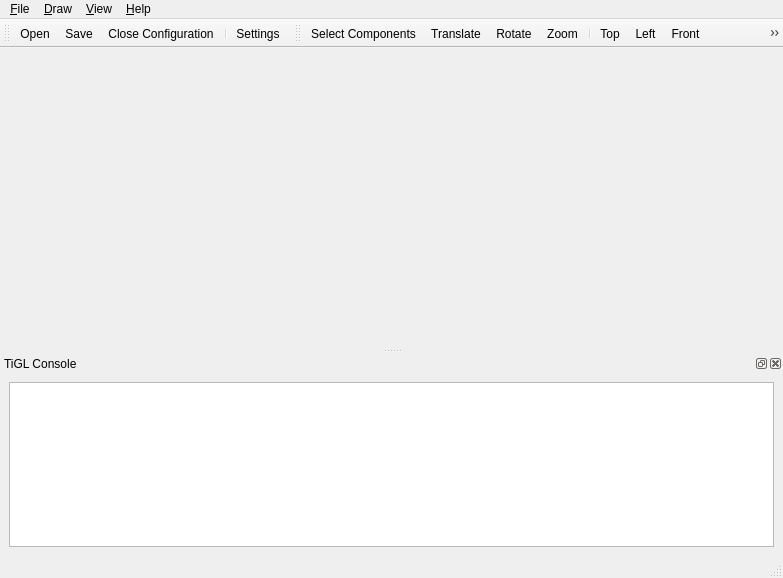
<?xml version="1.0" encoding="UTF-8"?>
<ui version="4.0">
 <class>TIGLViewerWindow</class>
 <widget class="QMainWindow" name="TIGLViewerWindow">
  <property name="geometry">
   <rect>
    <x>0</x>
    <y>0</y>
    <width>783</width>
    <height>578</height>
   </rect>
  </property>
  <property name="windowTitle">
   <string>MainWindow</string>
  </property>
  <property name="windowIcon">
   <iconset resource="TIGLViewer.qrc">
    <normaloff>:/TIGLViewer.ico</normaloff>:/TIGLViewer.ico</iconset>
  </property>
  <widget class="QWidget" name="centralwidget">
   <property name="sizePolicy">
    <sizepolicy hsizetype="Expanding" vsizetype="Expanding">
     <horstretch>0</horstretch>
     <verstretch>0</verstretch>
    </sizepolicy>
   </property>
   <layout class="QVBoxLayout" name="verticalLayout">
    <property name="margin">
     <number>0</number>
    </property>
    <item>
     <widget class="TIGLViewerWidget" name="myOCC" native="true">
      <property name="sizePolicy">
       <sizepolicy hsizetype="Preferred" vsizetype="Preferred">
        <horstretch>0</horstretch>
        <verstretch>70</verstretch>
       </sizepolicy>
      </property>
      <property name="minimumSize">
       <size>
        <width>0</width>
        <height>300</height>
       </size>
      </property>
     </widget>
    </item>
   </layout>
  </widget>
  <widget class="QMenuBar" name="menubar">
   <property name="geometry">
    <rect>
     <x>0</x>
     <y>0</y>
     <width>783</width>
     <height>25</height>
    </rect>
   </property>
   <widget class="QMenu" name="fileMenu">
    <property name="title">
     <string>&amp;File</string>
    </property>
    <widget class="QMenu" name="recentFileMenu">
     <property name="title">
      <string>&amp;Recent Files</string>
     </property>
    </widget>
    <widget class="QMenu" name="tiglMenu">
     <property name="title">
      <string>&amp;CPACS Export</string>
     </property>
     <widget class="QMenu" name="menuExport_to_IGES">
      <property name="title">
       <string>IGES</string>
      </property>
      <addaction name="tiglExportIgesAction"/>
      <addaction name="tiglExportFusedIgesAction"/>
     </widget>
     <widget class="QMenu" name="menuExport_to_STEP">
      <property name="title">
       <string>STEP</string>
      </property>
      <addaction name="tiglExportStepAction"/>
      <addaction name="tiglExportFusedStepAction"/>
     </widget>
     <widget class="QMenu" name="menuExport_to_VTK">
      <property name="title">
       <string>VTK</string>
      </property>
      <addaction name="tiglExportMeshedWingVTK"/>
      <addaction name="tiglExportMeshedWingVTKsimple"/>
      <addaction name="tiglExportMeshedFuselageVTK"/>
      <addaction name="tiglExportMeshedFuselageVTKsimple"/>
      <addaction name="tiglExportMeshedConfigVTKNoFuse"/>
      <addaction name="tiglExportMeshedConfigVTK"/>
     </widget>
     <widget class="QMenu" name="menuExport_to_STL">
      <property name="title">
       <string>STL</string>
      </property>
      <addaction name="tiglExportMeshedWingSTL"/>
      <addaction name="tiglExportMeshedFuselageSTL"/>
     </widget>
     <widget class="QMenu" name="menuExport_to_Collada">
      <property name="title">
       <string>Collada</string>
      </property>
      <addaction name="tiglExportWingColladaAction"/>
      <addaction name="tiglExportFuselageColladaAction"/>
      <addaction name="tiglExportConfigurationColladaAction"/>
     </widget>
     <widget class="QMenu" name="menuExport_to_BRep">
      <property name="title">
       <string>BRep</string>
      </property>
      <addaction name="tiglExportWingBRepAction"/>
      <addaction name="tiglExportFuselageBRepAction"/>
      <addaction name="tiglExportFusedConfigBRep"/>
      <addaction name="tiglExportWingCurvesBRepAction"/>
      <addaction name="tiglExportFuselageCurvesBRepAction"/>
     </widget>
     <addaction name="menuExport_to_IGES"/>
     <addaction name="menuExport_to_STEP"/>
     <addaction name="menuExport_to_BRep"/>
     <addaction name="separator"/>
     <addaction name="menuExport_to_VTK"/>
     <addaction name="menuExport_to_STL"/>
     <addaction name="menuExport_to_Collada"/>
    </widget>
    <addaction name="newAction"/>
    <addaction name="openAction"/>
    <addaction name="recentFileMenu"/>
    <addaction name="openScriptAction"/>
    <addaction name="setBackgroundAction"/>
    <addaction name="separator"/>
    <addaction name="saveAction"/>
    <addaction name="saveScreenshotAction"/>
    <addaction name="tiglMenu"/>
    <addaction name="closeAction"/>
    <addaction name="separator"/>
    <addaction name="settingsAction"/>
    <addaction name="exitAction"/>
   </widget>
   <widget class="QMenu" name="cpacsMenu">
    <property name="title">
     <string>&amp;Draw</string>
    </property>
    <widget class="QMenu" name="menuAircraft">
     <property name="title">
      <string>Aircraft</string>
     </property>
     <addaction name="showAllWingsAndFuselagesAction"/>
     <addaction name="showAllWingsAndFuselagesSurfacePointsAction"/>
     <addaction name="drawFusedAircraftAction"/>
     <addaction name="showFusedAirplaneTriangulation"/>
     <addaction name="drawIntersectionAction"/>
     <addaction name="drawFarFieldAction"/>
    </widget>
    <widget class="QMenu" name="menuWings">
     <property name="title">
      <string>Wings</string>
     </property>
     <addaction name="drawWingsAction"/>
     <addaction name="drawFusedWingAction"/>
     <addaction name="drawWingShellAction"/>
     <addaction name="drawWingStructureAction"/>
     <addaction name="drawWingComponentSegmentAction"/>
     <addaction name="drawWingTriangulationAction"/>
     <addaction name="drawWingProfilesAction"/>
     <addaction name="drawWingGuideCurvesAction"/>
     <addaction name="separator"/>
     <addaction name="drawWingSamplePointsAction"/>
     <addaction name="drawWingOverlayCPACSProfilePointsAction"/>
     <addaction name="drawWingCSPointAction"/>
    </widget>
    <widget class="QMenu" name="menuFuselages">
     <property name="title">
      <string>Fuselages</string>
     </property>
     <addaction name="drawFuselageAction"/>
     <addaction name="drawFuselageProfilesAction"/>
     <addaction name="drawFuselageGuideCurvesAction"/>
     <addaction name="drawFuselageTriangulationAction"/>
     <addaction name="drawFuselageSamplePointsAction"/>
     <addaction name="drawFuselageSamplePointsAngleAction"/>
     <addaction name="drawFusedFuselageAction"/>
    </widget>
    <widget class="QMenu" name="menuMisc_Geometry">
     <property name="title">
      <string>Misc Geometry</string>
     </property>
     <addaction name="drawPointAction"/>
     <addaction name="drawVectorAction"/>
    </widget>
    <addaction name="menuAircraft"/>
    <addaction name="menuWings"/>
    <addaction name="menuFuselages"/>
    <addaction name="menuMisc_Geometry"/>
   </widget>
   <widget class="QMenu" name="viewMenu">
    <property name="title">
     <string>&amp;View</string>
    </property>
    <widget class="QMenu" name="viewDisplayMenu">
     <property name="title">
      <string>&amp;Display</string>
     </property>
     <addaction name="viewFrontAction"/>
     <addaction name="viewBackAction"/>
     <addaction name="viewTopAction"/>
     <addaction name="viewBottomAction"/>
     <addaction name="viewLeftAction"/>
     <addaction name="viewRightAction"/>
     <addaction name="separator"/>
     <addaction name="viewAxoAction"/>
     <addaction name="viewGridAction"/>
     <addaction name="separator"/>
     <addaction name="viewResetAction"/>
     <addaction name="viewZoomInAction"/>
     <addaction name="viewZoomOutAction"/>
     <addaction name="separator"/>
     <addaction name="showConsoleAction"/>
     <addaction name="showWireframeAction"/>
    </widget>
    <widget class="QMenu" name="viewActionsMenu">
     <property name="title">
      <string>&amp;Actions</string>
     </property>
     <addaction name="fitAction"/>
     <addaction name="fitAllAction"/>
     <addaction name="zoomAction"/>
     <addaction name="panAction"/>
     <addaction name="rotAction"/>
    </widget>
    <widget class="QMenu" name="gridMenu">
     <property name="title">
      <string>&amp;Grid</string>
     </property>
     <addaction name="gridOnAction"/>
     <addaction name="separator"/>
     <addaction name="gridXYAction"/>
     <addaction name="gridXZAction"/>
     <addaction name="gridYZAction"/>
     <addaction name="separator"/>
     <addaction name="gridRectAction"/>
     <addaction name="gridCircAction"/>
    </widget>
    <addaction name="viewDisplayMenu"/>
    <addaction name="separator"/>
    <addaction name="viewActionsMenu"/>
    <addaction name="separator"/>
    <addaction name="gridMenu"/>
   </widget>
   <widget class="QMenu" name="helpMenu">
    <property name="title">
     <string>&amp;Help</string>
    </property>
    <addaction name="aboutAction"/>
    <addaction name="aboutQtAction"/>
   </widget>
   <addaction name="fileMenu"/>
   <addaction name="cpacsMenu"/>
   <addaction name="viewMenu"/>
   <addaction name="helpMenu"/>
  </widget>
  <widget class="QStatusBar" name="statusbar"/>
  <widget class="QToolBar" name="toolBar">
   <property name="windowTitle">
    <string>File</string>
   </property>
   <attribute name="toolBarArea">
    <enum>TopToolBarArea</enum>
   </attribute>
   <attribute name="toolBarBreak">
    <bool>false</bool>
   </attribute>
   <addaction name="openAction"/>
   <addaction name="saveAction"/>
   <addaction name="closeAction"/>
   <addaction name="separator"/>
   <addaction name="settingsAction"/>
  </widget>
  <widget class="QToolBar" name="toolBarView">
   <property name="windowTitle">
    <string>Views</string>
   </property>
   <attribute name="toolBarArea">
    <enum>TopToolBarArea</enum>
   </attribute>
   <attribute name="toolBarBreak">
    <bool>false</bool>
   </attribute>
   <addaction name="selectAction"/>
   <addaction name="panAction"/>
   <addaction name="rotAction"/>
   <addaction name="zoomAction"/>
   <addaction name="separator"/>
   <addaction name="viewTopAction"/>
   <addaction name="viewLeftAction"/>
   <addaction name="viewFrontAction"/>
   <addaction name="viewAxoAction"/>
  </widget>
  <widget class="QDockWidget" name="consoleDockWidget">
   <property name="windowTitle">
    <string>TiGL Console</string>
   </property>
   <attribute name="dockWidgetArea">
    <number>8</number>
   </attribute>
   <widget class="QWidget" name="dockWidgetContents_2">
    <layout class="QVBoxLayout" name="verticalLayout2">
     <item>
      <widget class="Console" name="console">
       <property name="baseSize">
        <size>
         <width>0</width>
         <height>100</height>
        </size>
       </property>
      </widget>
     </item>
    </layout>
   </widget>
  </widget>
  <action name="newAction">
   <property name="text">
    <string>&amp;New</string>
   </property>
   <property name="toolTip">
    <string>Create a new file</string>
   </property>
   <property name="shortcut">
    <string>Ctrl+N</string>
   </property>
  </action>
  <action name="openAction">
   <property name="icon">
    <iconset resource="TIGLViewer.qrc">
     <normaloff>:/gfx/document-open.png</normaloff>:/gfx/document-open.png</iconset>
   </property>
   <property name="text">
    <string>&amp;Open...</string>
   </property>
   <property name="toolTip">
    <string>Open an existing file</string>
   </property>
   <property name="shortcut">
    <string>Ctrl+O</string>
   </property>
  </action>
  <action name="openScriptAction">
   <property name="text">
    <string>Open Script</string>
   </property>
   <property name="toolTip">
    <string>Open a script file</string>
   </property>
  </action>
  <action name="actionRecent_Files">
   <property name="text">
    <string>Recent Files</string>
   </property>
  </action>
  <action name="actionBlubb">
   <property name="text">
    <string>blubb</string>
   </property>
  </action>
  <action name="saveAction">
   <property name="icon">
    <iconset resource="TIGLViewer.qrc">
     <normaloff>:/gfx/document-save.png</normaloff>:/gfx/document-save.png</iconset>
   </property>
   <property name="text">
    <string>&amp;Save</string>
   </property>
   <property name="toolTip">
    <string>Save the document to disk</string>
   </property>
   <property name="shortcut">
    <string>Ctrl+S</string>
   </property>
  </action>
  <action name="printAction">
   <property name="text">
    <string>&amp;Print</string>
   </property>
   <property name="toolTip">
    <string>Print the document</string>
   </property>
   <property name="shortcut">
    <string>Ctrl+P</string>
   </property>
  </action>
  <action name="setBackgroundAction">
   <property name="text">
    <string>&amp;Load Background Image</string>
   </property>
   <property name="toolTip">
    <string>Set Background Image from file</string>
   </property>
   <property name="shortcut">
    <string>Ctrl+B</string>
   </property>
  </action>
  <action name="exitAction">
   <property name="text">
    <string>Exit</string>
   </property>
   <property name="toolTip">
    <string>Exit the application</string>
   </property>
   <property name="shortcut">
    <string>Ctrl+Q</string>
   </property>
  </action>
  <action name="undoAction">
   <property name="text">
    <string>&amp;Undo</string>
   </property>
   <property name="toolTip">
    <string>Undo the last operation</string>
   </property>
   <property name="shortcut">
    <string>Ctrl+Z</string>
   </property>
  </action>
  <action name="redoAction">
   <property name="text">
    <string>&amp;Redo</string>
   </property>
   <property name="toolTip">
    <string>Redo the last operation</string>
   </property>
   <property name="shortcut">
    <string>Ctrl+Y</string>
   </property>
  </action>
  <action name="cutAction">
   <property name="text">
    <string>Cu&amp;t</string>
   </property>
   <property name="toolTip">
    <string>Cut the current selection's contents to the clipboard</string>
   </property>
   <property name="shortcut">
    <string>Ctrl+X</string>
   </property>
  </action>
  <action name="copyAction">
   <property name="text">
    <string>&amp;Copy</string>
   </property>
   <property name="toolTip">
    <string>Copy the current selection's contents to the clipboard</string>
   </property>
   <property name="shortcut">
    <string>Ctrl+C</string>
   </property>
  </action>
  <action name="pasteAction">
   <property name="text">
    <string>&amp;Paste</string>
   </property>
   <property name="toolTip">
    <string>Paste the clipboard's contents into the current selection</string>
   </property>
   <property name="shortcut">
    <string>Ctrl+V</string>
   </property>
  </action>
  <action name="showAllWingsAndFuselagesAction">
   <property name="text">
    <string>Show all Fuselages and Wings</string>
   </property>
   <property name="statusTip">
    <string>Show all Fuselages and Wings</string>
   </property>
   <property name="whatsThis">
    <string>Show all Fuselages and Wings</string>
   </property>
  </action>
  <action name="showAllWingsAndFuselagesSurfacePointsAction">
   <property name="text">
    <string>Show sample Surface points on Fuselage and Wings</string>
   </property>
   <property name="toolTip">
    <string>Show sample Surface points on Fuselages and Wings</string>
   </property>
   <property name="statusTip">
    <string>Show sample Surface points on Fuselages and Wings</string>
   </property>
  </action>
  <action name="drawFusedAircraftAction">
   <property name="text">
    <string>Show the complete Aircraft fused (slow)</string>
   </property>
   <property name="statusTip">
    <string>Show the complete Aircraft fused</string>
   </property>
  </action>
  <action name="drawWingsAction">
   <property name="text">
    <string>Show Wing</string>
   </property>
   <property name="toolTip">
    <string>Show a wing only</string>
   </property>
  </action>
  <action name="drawWingProfilesAction">
   <property name="text">
    <string>Show Wing Profiles</string>
   </property>
   <property name="toolTip">
    <string>Show the profiles of a wing</string>
   </property>
   <property name="statusTip">
    <string>Show the profiles of a wing</string>
   </property>
  </action>
  <action name="drawWingOverlayCPACSProfilePointsAction">
   <property name="text">
    <string>Show Wing overlay profile points</string>
   </property>
   <property name="toolTip">
    <string>Show the points of a wing profile</string>
   </property>
  </action>
  <action name="drawWingTriangulationAction">
   <property name="text">
    <string>Show Wing triangulation</string>
   </property>
   <property name="toolTip">
    <string>Shows the triangulation of a wing</string>
   </property>
  </action>
  <action name="drawWingSamplePointsAction">
   <property name="text">
    <string>Show Sample Wing points</string>
   </property>
   <property name="toolTip">
    <string>Show sample points on a wing</string>
   </property>
   <property name="statusTip">
    <string/>
   </property>
  </action>
  <action name="drawFusedWingAction">
   <property name="text">
    <string>Show Fused Wing</string>
   </property>
   <property name="toolTip">
    <string>Shows a fused wing</string>
   </property>
   <property name="statusTip">
    <string>Shows a fused wing</string>
   </property>
  </action>
  <action name="drawWingComponentSegmentAction">
   <property name="text">
    <string>Show Wing Component Segment</string>
   </property>
   <property name="statusTip">
    <string>Shows a wing component segment</string>
   </property>
   <property name="whatsThis">
    <string>Shows a wing component segment</string>
   </property>
  </action>
  <action name="drawFuselageAction">
   <property name="text">
    <string>Show Fuselage</string>
   </property>
   <property name="toolTip">
    <string>Shows a fuselage</string>
   </property>
   <property name="statusTip">
    <string>Shows a fuselage.</string>
   </property>
  </action>
  <action name="drawFuselageProfilesAction">
   <property name="text">
    <string>Show Fuselage Profiles</string>
   </property>
   <property name="toolTip">
    <string>Show the profiles of a fuselage</string>
   </property>
   <property name="statusTip">
    <string>Show the profiles of a fuselage</string>
   </property>
  </action>
  <action name="drawFuselageTriangulationAction">
   <property name="text">
    <string>Show Fuselage triangulation</string>
   </property>
   <property name="toolTip">
    <string>Shows the triangulation of a fuselage</string>
   </property>
   <property name="statusTip">
    <string>Shows the triangulation of a fuselage.</string>
   </property>
  </action>
  <action name="drawFuselageSamplePointsAction">
   <property name="text">
    <string>Show Sample Fuselage points</string>
   </property>
   <property name="toolTip">
    <string>Show sample points on a fuselage</string>
   </property>
   <property name="statusTip">
    <string>Show sample points on a fuselage.</string>
   </property>
  </action>
  <action name="drawFuselageSamplePointsAngleAction">
   <property name="text">
    <string>Show Sample Fuselage point at Angle</string>
   </property>
   <property name="toolTip">
    <string>Show sample point on a fuselage at user defined angle and eta = 0.5</string>
   </property>
   <property name="statusTip">
    <string>Show sample point on a fuselage at user defined angle and eta = 0.5</string>
   </property>
  </action>
  <action name="drawFusedFuselageAction">
   <property name="text">
    <string>Show Fused Fuselage</string>
   </property>
   <property name="toolTip">
    <string>Show a fused fuselage</string>
   </property>
   <property name="statusTip">
    <string>Show a fused fuselage.</string>
   </property>
  </action>
  <action name="tiglExportIgesAction">
   <property name="text">
    <string>Export Model as IGES</string>
   </property>
   <property name="statusTip">
    <string>Export Model as IGES.</string>
   </property>
  </action>
  <action name="tiglExportFusedIgesAction">
   <property name="text">
    <string>Export Fused Model as IGES</string>
   </property>
   <property name="statusTip">
    <string>Export Fused Model as IGES.</string>
   </property>
  </action>
  <action name="tiglExportStepAction">
   <property name="text">
    <string>Export Model as STEP</string>
   </property>
   <property name="statusTip">
    <string>Export Model as STEP.</string>
   </property>
  </action>
  <action name="tiglExportStepWithMetaDataAction">
   <property name="text">
    <string>Export Model as STEP with CPACS MetaData</string>
   </property>
   <property name="statusTip">
    <string>Export Model as STEP.</string>
   </property>
  </action>
  <action name="tiglExportMeshedWingSTL">
   <property name="text">
    <string>Export meshed Wing as STL</string>
   </property>
   <property name="statusTip">
    <string>Export meshed Wing as STL.</string>
   </property>
  </action>
  <action name="tiglExportMeshedWingVTK">
   <property name="text">
    <string>Export meshed Wing as VTK</string>
   </property>
   <property name="statusTip">
    <string>Export meshed Wing as VTK.</string>
   </property>
  </action>
  <action name="tiglExportMeshedWingVTKsimple">
   <property name="text">
    <string>Export meshed Wing as simple VTK</string>
   </property>
   <property name="toolTip">
    <string>Export meshed Wing as simple VTK - no cpacs related export</string>
   </property>
   <property name="statusTip">
    <string>Export meshed Wing as simple VTK - no cpacs related export.</string>
   </property>
  </action>
  <action name="tiglExportMeshedFuselageVTK">
   <property name="text">
    <string>Export meshed Fuselage as VTK</string>
   </property>
   <property name="statusTip">
    <string>Export meshed Fuselage as VTK.</string>
   </property>
  </action>
  <action name="tiglExportMeshedFuselageVTKsimple">
   <property name="text">
    <string>Export meshed Fuselage as simple VTK</string>
   </property>
   <property name="toolTip">
    <string>Export meshed Fuselage as simple VTK - no cpacs realted export</string>
   </property>
   <property name="statusTip">
    <string>Export meshed Fuselage as simple VTK - no cpacs realted export.</string>
   </property>
  </action>
  <action name="tiglExportMeshedFuselageSTL">
   <property name="text">
    <string>Export meshed Fuselage as STL</string>
   </property>
   <property name="statusTip">
    <string>Export meshed Fuselage as STL.</string>
   </property>
  </action>
  <action name="viewFrontAction">
   <property name="icon">
    <iconset resource="TIGLViewer.qrc">
     <normaloff>:/gfx/view-front.png</normaloff>:/gfx/view-front.png</iconset>
   </property>
   <property name="text">
    <string>Front</string>
   </property>
   <property name="toolTip">
    <string>View from front</string>
   </property>
   <property name="shortcut">
    <string>1</string>
   </property>
  </action>
  <action name="viewBackAction">
   <property name="text">
    <string>Back</string>
   </property>
   <property name="toolTip">
    <string>View from the back</string>
   </property>
   <property name="shortcut">
    <string>2</string>
   </property>
  </action>
  <action name="viewTopAction">
   <property name="icon">
    <iconset resource="TIGLViewer.qrc">
     <normaloff>:/gfx/view-top.png</normaloff>:/gfx/view-top.png</iconset>
   </property>
   <property name="text">
    <string>Top</string>
   </property>
   <property name="toolTip">
    <string>View from the top</string>
   </property>
   <property name="shortcut">
    <string>3</string>
   </property>
  </action>
  <action name="viewBottomAction">
   <property name="text">
    <string>Bottom</string>
   </property>
   <property name="toolTip">
    <string>View from the bottom</string>
   </property>
   <property name="shortcut">
    <string>4</string>
   </property>
  </action>
  <action name="viewLeftAction">
   <property name="icon">
    <iconset resource="TIGLViewer.qrc">
     <normaloff>:/gfx/view-left.png</normaloff>:/gfx/view-left.png</iconset>
   </property>
   <property name="text">
    <string>Left</string>
   </property>
   <property name="toolTip">
    <string>View from the left</string>
   </property>
   <property name="shortcut">
    <string>5</string>
   </property>
  </action>
  <action name="viewRightAction">
   <property name="text">
    <string>Right</string>
   </property>
   <property name="toolTip">
    <string>View from the right</string>
   </property>
   <property name="shortcut">
    <string>6</string>
   </property>
  </action>
  <action name="viewAxoAction">
   <property name="icon">
    <iconset resource="TIGLViewer.qrc">
     <normaloff>:/gfx/view-axo.png</normaloff>:/gfx/view-axo.png</iconset>
   </property>
   <property name="text">
    <string>Axonometric</string>
   </property>
   <property name="toolTip">
    <string>Axonometric view</string>
   </property>
   <property name="shortcut">
    <string>Ctrl+D</string>
   </property>
  </action>
  <action name="viewGridAction">
   <property name="text">
    <string>Grid</string>
   </property>
   <property name="toolTip">
    <string>View on the grid</string>
   </property>
  </action>
  <action name="viewResetAction">
   <property name="text">
    <string>Reset</string>
   </property>
   <property name="toolTip">
    <string>Reset the view</string>
   </property>
  </action>
  <action name="viewZoomInAction">
   <property name="text">
    <string>Zoom in</string>
   </property>
   <property name="toolTip">
    <string>Zoom in the view</string>
   </property>
   <property name="shortcut">
    <string>+</string>
   </property>
  </action>
  <action name="viewZoomOutAction">
   <property name="text">
    <string>Zoom out</string>
   </property>
   <property name="toolTip">
    <string>Zoom out the view</string>
   </property>
   <property name="shortcut">
    <string>-</string>
   </property>
  </action>
  <action name="backgroundAction">
   <property name="text">
    <string>Change &amp;Background</string>
   </property>
   <property name="toolTip">
    <string>Change the background color</string>
   </property>
  </action>
  <action name="fitAction">
   <property name="text">
    <string>&amp;Fit Window</string>
   </property>
   <property name="toolTip">
    <string>Fit to window</string>
   </property>
   <property name="shortcut">
    <string>Ctrl+F</string>
   </property>
  </action>
  <action name="fitAllAction">
   <property name="text">
    <string>Fit &amp;All</string>
   </property>
   <property name="toolTip">
    <string>Fit contents to viewport</string>
   </property>
   <property name="shortcut">
    <string>Ctrl+A</string>
   </property>
  </action>
  <action name="zoomAction">
   <property name="icon">
    <iconset resource="TIGLViewer.qrc">
     <normaloff>:/gfx/zoom.png</normaloff>:/gfx/zoom.png</iconset>
   </property>
   <property name="text">
    <string>&amp;Zoom</string>
   </property>
   <property name="toolTip">
    <string>Zoom in window</string>
   </property>
   <property name="shortcut">
    <string>Ctrl+E</string>
   </property>
  </action>
  <action name="panAction">
   <property name="icon">
    <iconset resource="TIGLViewer.qrc">
     <normaloff>:/gfx/translate.png</normaloff>:/gfx/translate.png</iconset>
   </property>
   <property name="text">
    <string>&amp;Translate</string>
   </property>
   <property name="toolTip">
    <string>Window panning</string>
   </property>
   <property name="shortcut">
    <string>Ctrl+T</string>
   </property>
  </action>
  <action name="rotAction">
   <property name="icon">
    <iconset resource="TIGLViewer.qrc">
     <normaloff>:/gfx/rotate.png</normaloff>:/gfx/rotate.png</iconset>
   </property>
   <property name="text">
    <string>&amp;Rotate</string>
   </property>
   <property name="toolTip">
    <string>Rotate</string>
   </property>
   <property name="shortcut">
    <string>Ctrl+R</string>
   </property>
  </action>
  <action name="gridOnAction">
   <property name="checkable">
    <bool>true</bool>
   </property>
   <property name="checked">
    <bool>true</bool>
   </property>
   <property name="text">
    <string>&amp;Grid On</string>
   </property>
   <property name="iconText">
    <string>Show grid</string>
   </property>
   <property name="toolTip">
    <string>Turn the grid on/off</string>
   </property>
   <property name="statusTip">
    <string>Turn the grid on/off</string>
   </property>
   <property name="shortcut">
    <string>Ctrl+G</string>
   </property>
  </action>
  <action name="gridOffAction">
   <property name="text">
    <string>Gri&amp;d Off</string>
   </property>
   <property name="toolTip">
    <string>Turn the grid off</string>
   </property>
   <property name="shortcut">
    <string>Ctrl+J</string>
   </property>
  </action>
  <action name="gridXYAction">
   <property name="text">
    <string>XY Grid</string>
   </property>
   <property name="toolTip">
    <string>Grid on XY Plane</string>
   </property>
  </action>
  <action name="gridXZAction">
   <property name="text">
    <string>XZ Grid</string>
   </property>
   <property name="toolTip">
    <string>Grid on XZ Plane</string>
   </property>
   <property name="shortcut">
    <string>Ctrl+Y</string>
   </property>
  </action>
  <action name="gridYZAction">
   <property name="text">
    <string>YZ Grid</string>
   </property>
   <property name="toolTip">
    <string>Grid on YZ Plane</string>
   </property>
  </action>
  <action name="gridRectAction">
   <property name="text">
    <string>Rectangular</string>
   </property>
   <property name="statusTip">
    <string>Rectangular grid</string>
   </property>
  </action>
  <action name="gridCircAction">
   <property name="text">
    <string>Polar</string>
   </property>
   <property name="toolTip">
    <string>Polar grid</string>
   </property>
  </action>
  <action name="aboutAction">
   <property name="text">
    <string>&amp;About</string>
   </property>
   <property name="toolTip">
    <string>Show the application's About box</string>
   </property>
  </action>
  <action name="aboutQtAction">
   <property name="text">
    <string>About &amp;Qt</string>
   </property>
   <property name="toolTip">
    <string>Show the Qt library's About box</string>
   </property>
  </action>
  <action name="showConsoleAction">
   <property name="checkable">
    <bool>true</bool>
   </property>
   <property name="checked">
    <bool>true</bool>
   </property>
   <property name="text">
    <string>Console</string>
   </property>
   <property name="shortcut">
    <string>Alt+C</string>
   </property>
  </action>
  <action name="showScriptAction">
   <property name="checkable">
    <bool>true</bool>
   </property>
   <property name="checked">
    <bool>true</bool>
   </property>
   <property name="text">
    <string>ScriptInput</string>
   </property>
   <property name="shortcut">
    <string>Alt+S</string>
   </property>
  </action>
  <action name="showWireframeAction">
   <property name="checkable">
    <bool>true</bool>
   </property>
   <property name="text">
    <string>Wireframe</string>
   </property>
   <property name="statusTip">
    <string>Show wireframes</string>
   </property>
   <property name="shortcut">
    <string>Ctrl+W</string>
   </property>
  </action>
  <action name="drawIntersectionAction">
   <property name="text">
    <string>Show Intersection Line</string>
   </property>
  </action>
  <action name="showFusedAirplaneTriangulation">
   <property name="text">
    <string>Show fused Airplane Triangulation (slow)</string>
   </property>
  </action>
  <action name="closeAction">
   <property name="icon">
    <iconset resource="TIGLViewer.qrc">
     <normaloff>:/gfx/document-close.png</normaloff>:/gfx/document-close.png</iconset>
   </property>
   <property name="text">
    <string>&amp;Close Configuration</string>
   </property>
  </action>
  <action name="selectAction">
   <property name="icon">
    <iconset resource="TIGLViewer.qrc">
     <normaloff>:/gfx/select.png</normaloff>:/gfx/select.png</iconset>
   </property>
   <property name="text">
    <string>Select Components</string>
   </property>
   <property name="toolTip">
    <string>Select Components</string>
   </property>
  </action>
  <action name="settingsAction">
   <property name="icon">
    <iconset resource="TIGLViewer.qrc">
     <normaloff>:/gfx/settings.png</normaloff>:/gfx/settings.png</iconset>
   </property>
   <property name="text">
    <string>Settings</string>
   </property>
  </action>
  <action name="drawWingShellAction">
   <property name="text">
    <string>Show Wing Shells</string>
   </property>
  </action>
  <action name="tiglExportStructuredIgesAction">
   <property name="text">
    <string>Export Model as structed IGES</string>
   </property>
   <property name="iconText">
    <string>Export Model as IGES with CPACS metadata</string>
   </property>
   <property name="toolTip">
    <string>Export Model as IGES with CPACS metadata</string>
   </property>
  </action>
  <action name="tiglExportWingColladaAction">
   <property name="text">
    <string>Export Wing</string>
   </property>
  </action>
  <action name="tiglExportFuselageColladaAction">
   <property name="text">
    <string>Export Fuselage</string>
   </property>
  </action>
  <action name="drawWingCSPointAction">
   <property name="text">
    <string>Show Wing Component Segment Point</string>
   </property>
  </action>
  <action name="tiglExportMeshedConfigVTK">
   <property name="text">
    <string>Export fused Configuration VTK (slow)</string>
   </property>
  </action>
  <action name="tiglExportMeshedConfigVTKNoFuse">
   <property name="text">
    <string>Export Configuration VTK (not fused)</string>
   </property>
  </action>
  <action name="drawFarFieldAction">
   <property name="enabled">
    <bool>false</bool>
   </property>
   <property name="text">
    <string>Draw Far Field</string>
   </property>
  </action>
  <action name="tiglExportFusedStepAction">
   <property name="text">
    <string>Export fused/trimmed Model as STEP</string>
   </property>
  </action>
  <action name="tiglExportWingBRepAction">
   <property name="text">
    <string>Export Wing</string>
   </property>
  </action>
  <action name="tiglExportFuselageBRepAction">
   <property name="text">
    <string>Export Fuselage</string>
   </property>
  </action>
  <action name="tiglExportFusedConfigBRep">
   <property name="text">
    <string>Export Fused Configuration (slow)</string>
   </property>
  </action>
  <action name="drawWingGuideCurvesAction">
   <property name="text">
    <string>Show Wing Guide Curves</string>
   </property>
  </action>
  <action name="drawFuselageGuideCurvesAction">
   <property name="text">
    <string>Show Fuselage Guide Curves</string>
   </property>
  </action>
  <action name="tiglExportWingCurvesBRepAction">
   <property name="text">
    <string>Export Wing Curves</string>
   </property>
  </action>
  <action name="tiglExportFuselageCurvesBRepAction">
   <property name="text">
    <string>Export Fuselage Curves</string>
   </property>
  </action>
  <action name="actionCreate_Screenshot">
   <property name="text">
    <string>Create Screenshot</string>
   </property>
  </action>
  <action name="saveScreenshotAction">
   <property name="icon">
    <iconset resource="TIGLViewer.qrc">
     <normaloff>:/gfx/screenshot.png</normaloff>:/gfx/screenshot.png</iconset>
   </property>
   <property name="text">
    <string>Save Screenshot</string>
   </property>
  </action>
  <action name="tiglExportConfigurationColladaAction">
   <property name="text">
    <string>Export Configuration</string>
   </property>
  </action>
  <action name="drawPointAction">
   <property name="text">
    <string>Draw Point</string>
   </property>
  </action>
  <action name="drawVectorAction">
   <property name="text">
    <string>Draw Vector</string>
   </property>
  </action>
  <action name="drawWingStructureAction">
   <property name="text">
    <string>Show Wing Structure</string>
   </property>
  </action>
 </widget>
 <customwidgets>
  <customwidget>
   <class>TIGLViewerWidget</class>
   <extends>QWidget</extends>
   <header>TIGLViewerWidget.h</header>
   <container>1</container>
  </customwidget>
  <customwidget>
   <class>Console</class>
   <extends>QPlainTextEdit</extends>
   <header>TiglViewerConsole.h</header>
  </customwidget>
 </customwidgets>
 <resources>
  <include location="TIGLViewer.qrc"/>
 </resources>
 <connections/>
</ui>
